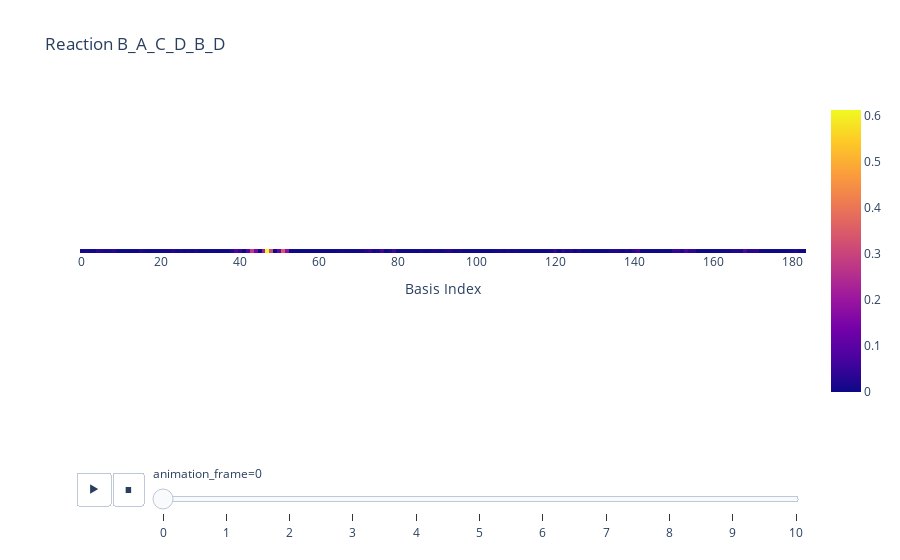

Here is the notebook cell this chart was saved with:
### Code cell
def get_quantities(cursor):
    """Get quantities that are needed for plotting."""
    for document in cursor:

        alpha_eigenvalues = document["calcs_reversed"][0]["alpha_eigenvalues"]
        final_energy = document["output"]["final_energy"]
        alpha_coeff_matrix = document["calcs_reversed"][0]["alpha_coeff_matrix"]

        alpha_eigenvalues = np.sort(alpha_eigenvalues)
        positive_alpha_eigenvalues = alpha_eigenvalues[alpha_eigenvalues > 0]
        negative_alpha_eigenvalues = alpha_eigenvalues[alpha_eigenvalues < 0]

        homo = negative_alpha_eigenvalues[-1] 
        lumo = positive_alpha_eigenvalues[0]

        yield {
            "final_energy": final_energy,
            "alpha_eigenvalues": alpha_eigenvalues,
            "alpha_coeff_matrix": alpha_coeff_matrix,
        } 

db = instance_mongodb_sei(project="mlts")

collections_data = db.minimal_basis

# Create a new collection to store the data in
collections_data_new = db.minimal_basis_interpolated_sn2
groupname = "sn2_interpolated_from_transition_states"

# Find all unique reaction labels
reaction_labels = collections_data.distinct("tags.label")
# Randomlise the reaction labels
random.shuffle(reaction_labels)

df = pd.DataFrame()

for reaction_label in reaction_labels:

    cursor = (
        collections_data.find(
            {
                "tags.label": reaction_label,
                "tags.group": groupname,
            }
        )
        .sort("tags.scaling", 1)
    )
    data_to_plot = list(get_quantities(cursor))

    selected_eigenval = data_to_plot[0]["alpha_eigenvalues"]
    selected_eigenval = selected_eigenval[selected_eigenval < 0]
    selected_eigenval = np.sort(selected_eigenval)
    selected_eigenval = selected_eigenval[-1]
    selected_eigenval_index = np.where(
        data_to_plot[0]["alpha_eigenvalues"] == selected_eigenval
    )[0][0]
    coeff_matrices = []
    for data in data_to_plot:
        selected_coeff_matrix = data["alpha_coeff_matrix"]
        selected_coeff_matrix = np.array(selected_coeff_matrix)
        selected_coeff_matrix = selected_coeff_matrix[:, selected_eigenval_index]
        coeff_matrices.append(selected_coeff_matrix)
    coeff_matrices = np.array(coeff_matrices)
    coeff_matrices = coeff_matrices[:, np.newaxis, :]

    fig = px.imshow(
        np.abs(coeff_matrices),
        labels=dict(
            x="Basis Index", 
        ),
        title=f"Reaction {reaction_label}",
        animation_frame=0,
    )
    # Remove y-ticks
    fig.update_yaxes(showticklabels=False)
    fig.show()

    break

### Figure 1 — Plotly figure (JSON) as saved in the notebook; plotly's stock layout.template omitted (floating-point values rounded to 4 significant figures; data arrays with more than 128 entries replaced by an {"elided": "..."} marker saying what was removed)
{"data": [{"coloraxis": "coloraxis", "hovertemplate": "Basis Index: %{x}<br>y: %{y}<br>color: %{z}<extra></extra>", "name": "0", "type": "heatmap", "xaxis": "x", "yaxis": "y", "z": {"elided": "1x184 float values"}}], "layout": {"coloraxis": {"colorscale": [[0, "#0d0887"], [0.1111, "#46039f"], [0.2222, "#7201a8"], [0.3333, "#9c179e"], [0.4444, "#bd3786"], [0.5556, "#d8576b"], [0.6667, "#ed7953"], [0.7778, "#fb9f3a"], [0.8889, "#fdca26"], [1, "#f0f921"]]}, "sliders": [{"active": 0, "currentvalue": {"prefix": "animation_frame="}, "len": 0.9, "pad": {"b": 10, "t": 60}, "steps": [{"args": [["0"], {"frame": {"duration": 0, "redraw": true}, "fromcurrent": true, "mode": "immediate", "transition": {"duration": 0, "easing": "linear"}}], "label": "0", "method": "animate"}, {"args": [["1"], {"frame": {"duration": 0, "redraw": true}, "fromcurrent": true, "mode": "immediate", "transition": {"duration": 0, "easing": "linear"}}], "label": "1", "method": "animate"}, {"args": [["2"], {"frame": {"duration": 0, "redraw": true}, "fromcurrent": true, "mode": "immediate", "transition": {"duration": 0, "easing": "linear"}}], "label": "2", "method": "animate"}, {"args": [["3"], {"frame": {"duration": 0, "redraw": true}, "fromcurrent": true, "mode": "immediate", "transition": {"duration": 0, "easing": "linear"}}], "label": "3", "method": "animate"}, {"args": [["4"], {"frame": {"duration": 0, "redraw": true}, "fromcurrent": true, "mode": "immediate", "transition": {"duration": 0, "easing": "linear"}}], "label": "4", "method": "animate"}, {"args": [["5"], {"frame": {"duration": 0, "redraw": true}, "fromcurrent": true, "mode": "immediate", "transition": {"duration": 0, "easing": "linear"}}], "label": "5", "method": "animate"}, {"args": [["6"], {"frame": {"duration": 0, "redraw": true}, "fromcurrent": true, "mode": "immediate", "transition": {"duration": 0, "easing": "linear"}}], "label": "6", "method": "animate"}, {"args": [["7"], {"frame": {"duration": 0, "redraw": true}, "fromcurrent": true, "mode": "immediate", "transition": {"duration": 0, "easing": "linear"}}], "label": "7", "method": "animate"}, {"args": [["8"], {"frame": {"duration": 0, "redraw": true}, "fromcurrent": true, "mode": "immediate", "transition": {"duration": 0, "easing": "linear"}}], "label": "8", "method": "animate"}, {"args": [["9"], {"frame": {"duration": 0, "redraw": true}, "fromcurrent": true, "mode": "immediate", "transition": {"duration": 0, "easing": "linear"}}], "label": "9", "method": "animate"}, {"args": [["10"], {"frame": {"duration": 0, "redraw": true}, "fromcurrent": true, "mode": "immediate", "transition": {"duration": 0, "easing": "linear"}}], "label": "10", "method": "animate"}], "x": 0.1, "xanchor": "left", "y": 0, "yanchor": "top"}], "title": {"text": "Reaction B_A_C_D_B_D"}, "updatemenus": [{"buttons": [{"args": [null, {"frame": {"duration": 500, "redraw": true}, "fromcurrent": true, "mode": "immediate", "transition": {"duration": 500, "easing": "linear"}}], "label": "&#9654;", "method": "animate"}, {"args": [[null], {"frame": {"duration": 0, "redraw": true}, "fromcurrent": true, "mode": "immediate", "transition": {"duration": 0, "easing": "linear"}}], "label": "&#9724;", "method": "animate"}], "direction": "left", "pad": {"r": 10, "t": 70}, "showactive": false, "type": "buttons", "x": 0.1, "xanchor": "right", "y": 0, "yanchor": "top"}], "xaxis": {"anchor": "y", "constrain": "domain", "domain": [0, 1], "scaleanchor": "y", "title": {"text": "Basis Index"}}, "yaxis": {"anchor": "x", "autorange": "reversed", "constrain": "domain", "domain": [0, 1], "showticklabels": false}}}
